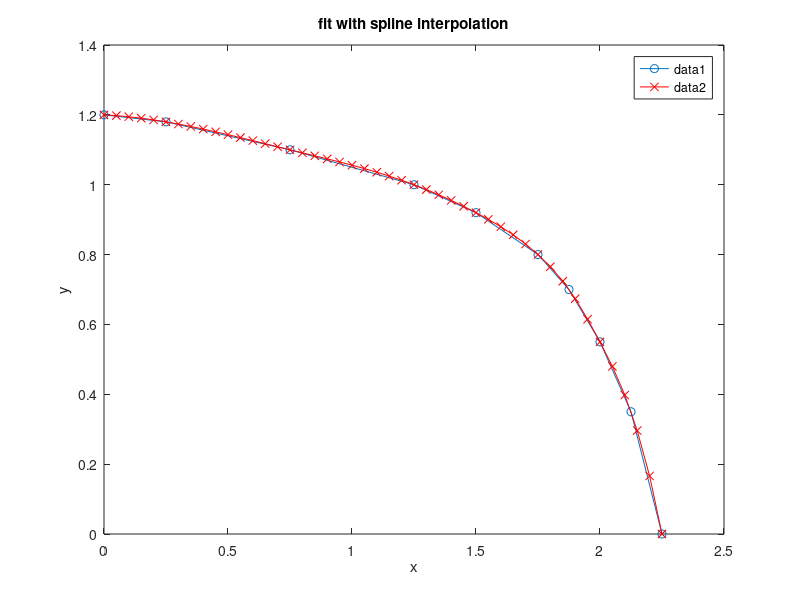

The MATLAB source for this figure:
x = [0 0.25 0.75 1.25 1.5 1.75 1.875 2 2.125 2.25];
y = [1.2 1.18 1.1 1 0.92 0.8 0.7 0.55 0.35 0];
xint = 0:.25/5:2.25;
z = interp1(x,y,xint,'spline');
plot(x,y,'-o',xint,z,'-xr')
title('fit with spline interpolation')
ylabel ('y'); xlabel('x');
legend;
